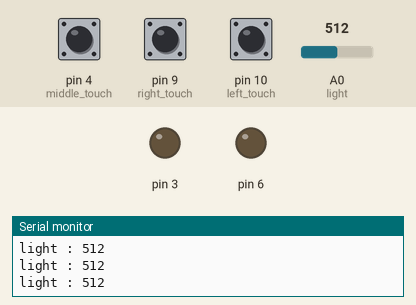
This sketch was run on a simulated Arduino Uno, built with avr-gcc and run on an emulated ATmega328P. On the bench: output pins drawn as LEDs (lit = HIGH), the last lines printed to the serial monitor. Dashed ring = blinking. The inputs (shaded band) are chosen by the test bench; at power-on: pin 10 (left_touch) LOW, pin 4 (middle_touch) LOW, pin 9 (right_touch) LOW, A0 (light) = 512.

Above: at 1.2 s.
1.3 s: pin 10 (left_touch) pulled HIGH for 0.15 s
At 2.6 s:
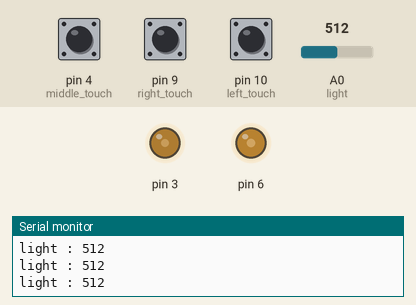
4.4 s: pin 4 (middle_touch) pulled HIGH for 0.15 s
At 5.1 s:
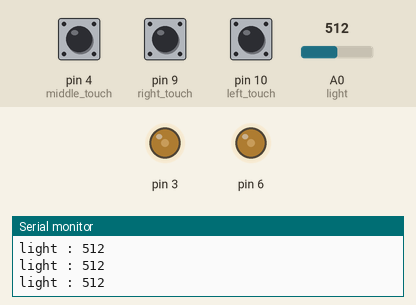
9.0 s: pin 10 (left_touch) pulled HIGH for 1 s
At 9.26 s:
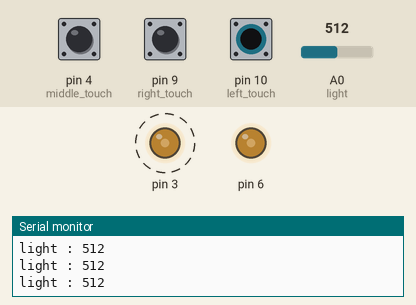
12.0 s: pin 9 (right_touch) pulled HIGH for 3.2 s
16.7 s: A0 (light) set to 0
At 17.6 s:
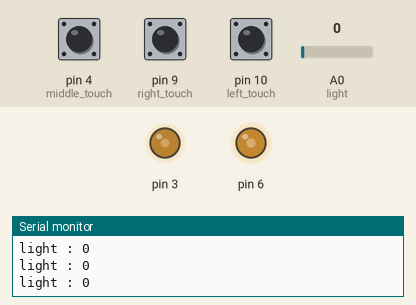
Timing chart, 0 to 19.7 s (numbered marks = the images above; inputs shaded):
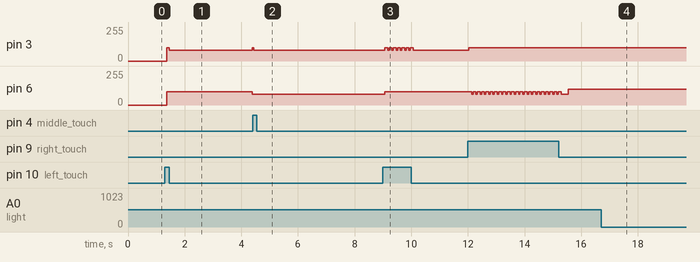

The sketch:

Main.ino
```cpp
#include <Motor.h>

//define motor pin
#define in1 2
#define in2 5
#define enA 3
#define in3 7
#define in4 8
#define enB 6

//define sensor pin
#define left_touch 10
#define right_touch 9
#define middle_touch 4
#define light A0

void motor_stop();
void back_right();
void back_left();
void turn_ninty();
void go_straight();

//variables for motors
//ros::NodeHandle  nh;
int pwm_l = 0;
int pwm_r = 0;
Motor m1;
Motor m2;
boolean walk = false;

//variables for sensors
boolean left=LOW,right=LOW,middle=LOW;
int li=0;
boolean start = false, detected = false;
unsigned long run_timer;

void setup()
{
  Serial.begin(9600);
  m1.set(in1, in2, enA);
  m1.setup();
  m2.set(in4, in3, enB);
  m2.setup();

  //nh.initNode();

  pinMode(left_touch, INPUT);
  pinMode(right_touch, INPUT);
  pinMode(middle_touch, INPUT);
  pinMode(light, INPUT);
  Serial.println("start");
}

void loop()
{
  left = digitalRead(left_touch);
  right = digitalRead(right_touch);
  middle = digitalRead(middle_touch);
  li = analogRead(light);
  Serial.print("light : ");
  Serial.println(li);
  if(start == false)
  {
    if(left == HIGH)
      start = true;
  }
  else
  {
    if(li < 200)
    {
      go_straight();
      if(middle == HIGH)
      {
        start = false;
        motor_stop();
      }
    }
    else
    {
      if(walk == false)
      {
        walk = true;
        go_straight();
        run_timer = millis();
      }
      else if(millis() - run_timer >=3000)
      {
        turn_ninty();
        walk = false;
      }
      if(left == HIGH)
      {
        back_left();
      }
      else if(right == HIGH)
      {
        back_right();
      }
      else if(middle == HIGH)
      {
        start = false;
        motor_stop();
      }
    }
  }
  delay(50);
}

void motor_stop()
{
  m1.setSpeed(0);
  m2.setSpeed(0);
}

void back_left()
{
  if(start == true)
  {
    m1.setSpeed(-100);
    m2.setSpeed(-100);
    delay(100);

    turn_mninty();
  }
}

void back_right()
{
  if(start == true)
  {
    m1.setSpeed(-100);
    m2.setSpeed(-100);
    delay(100);

    turn_ninty();
  }
}

void turn_ninty()
{
  m1.setSpeed(-100);
  m2.setSpeed(0);
}

void turn_mninty()
{
  m1.setSpeed(0);
  m2.setSpeed(-100);
}

void go_straight()
{
  m1.setSpeed(100);
  m2.setSpeed(120);
}
```

Measured:
- after the input at 1.3 s, pin 3: 0/255 → 100/255 after 0.06 s, → 80/255 0.10 s later, → 100/255 2.9 s later; pin 6: 0/255 → 100/255 after 0.06 s, → 80/255 3.0 s later
- after the input at 4.4 s, pin 3: 100/255 → 80/255 at once; pin 6: stays 80/255 (without the input it goes to 120/255 after 0.03 s)
- after the input at 9.0 s, pin 3: alternates 100/255 for 0.10 s and 80/255 for 0.05 s, 14 changes in all, then stays 80/255, starting after 0.07 s; pin 6: 80/255 → 100/255 after 0.07 s
- after the input at 16.7 s, pin 6: stays 120/255 (without the input it goes to 80/255 after 1.9 s)
